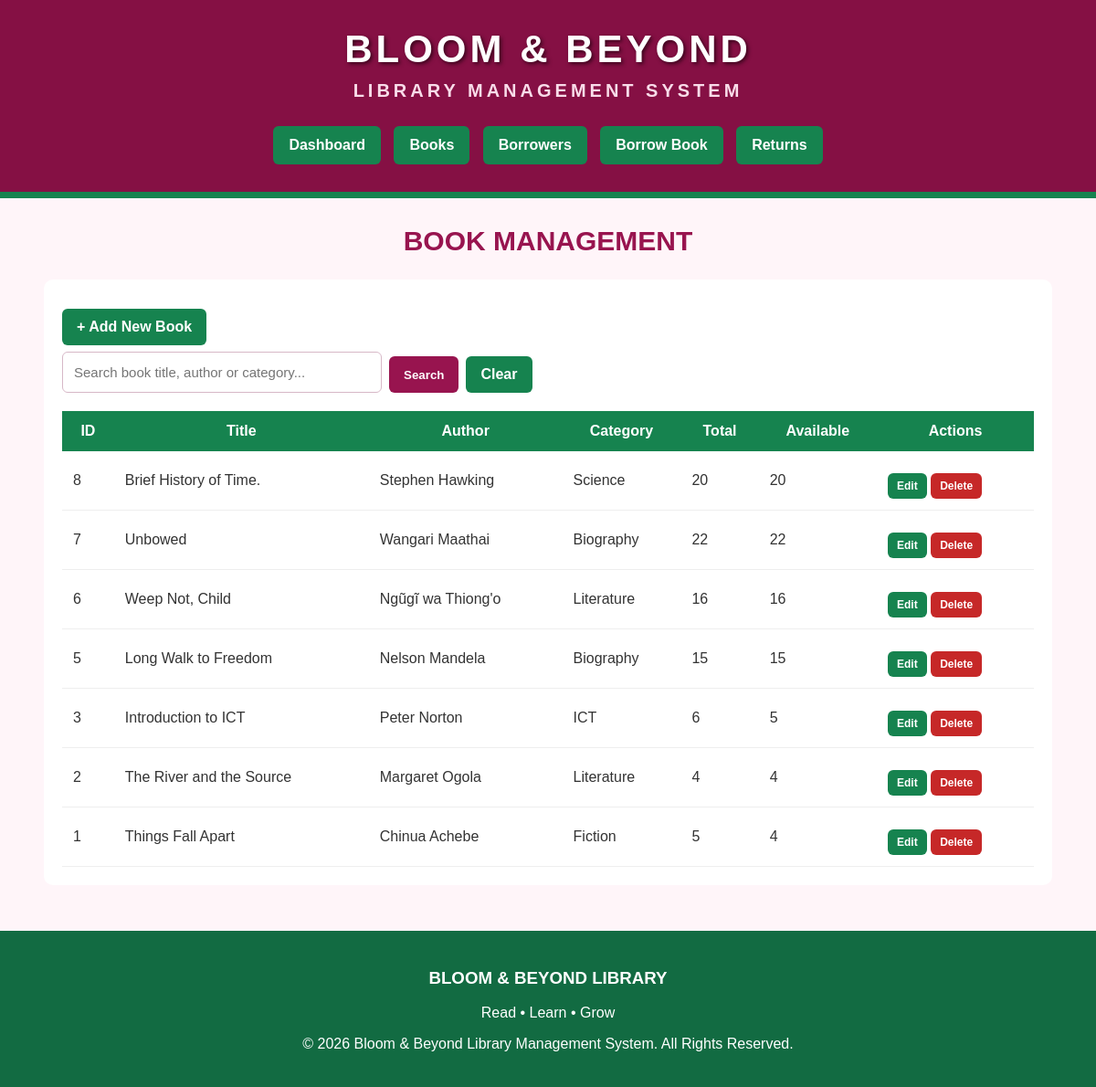
The page /books.php on the database its author committed.
### tables this page shows
CREATE TABLE `books` (
  `id` int(11) NOT NULL,
  `title` varchar(150) NOT NULL,
  `author` varchar(120) NOT NULL,
  `category` varchar(80) NOT NULL,
  `isbn` varchar(50) DEFAULT NULL,
  `total_quantity` int(11) NOT NULL,
  `available_quantity` int(11) NOT NULL
);

### db.php (called while the page is built, shortened)
<?php
function h($value) {
    return htmlspecialchars((string)$value, ENT_QUOTES, 'UTF-8');
}
?>

### books.php (the view, shortened to what this page needs)
<?php
require_once "db.php";
$search = trim($_GET['search'] ?? '');
if ($search != "") {
    $stmt = $conn->prepare(
        "SELECT * FROM books
         WHERE title LIKE CONCAT('%',?,'%')
         OR author LIKE CONCAT('%',?,'%')
         OR category LIKE CONCAT('%',?,'%')
         ORDER BY id DESC"
    );
    $stmt->bind_param("sss", $search, $search, $search);
    $stmt->execute();
    $result = $stmt->get_result();
} else {
    $result = $conn->query(
        "SELECT * FROM books ORDER BY id DESC"
    );
}
require "header.php";
?>
<h2 class="page-title">BOOK MANAGEMENT</h2>
<div class="table-box">
    <a href="add_book.php" class="btn">
        + Add New Book
    </a>
    <form method="GET" class="search-box">
        <input type="text"
               name="search"
               placeholder="Search book title, author or category..."
               value="<?= h($search) ?>">
        <button type="submit" class="pink">
            Search
        </button>
        <a href="books.php" class="btn">
            Clear
        </a>
    </form>
    <table>
        <tr>
            <th>ID</th>
            <th>Title</th>
            <th>Author</th>
            <th>Category</th>
            <th>Total</th>
            <th>Available</th>
            <th>Actions</th>
        </tr>
        <?php if ($result->num_rows > 0): ?>
            <?php while ($row = $result->fetch_assoc()): ?>
            <tr>
                <td><?= h($row['id']) ?></td>
                <td><?= h($row['title']) ?></td>
                <td><?= h($row['author']) ?></td>
                <td><?= h($row['category']) ?></td>
                <td><?= h($row['total_quantity']) ?></td>
                <td><?= h($row['available_quantity']) ?></td>
                <td>
                    <a class="btn small"
                       href="edit_book.php?id=<?= h($row['id']) ?>">
                       Edit
                    </a>
                    <a class="btn danger small"
                       href="delete_book.php?id=<?= h($row['id']) ?>"
                       onclick="return confirm('Are you sure you want to delete this book?')">
                       Delete
                    </a>
                </td>
            </tr>
            <?php endwhile; ?>
        <?php else: ?>
            <tr>
                <td colspan="7">No books found.</td>
            </tr>
        <?php endif; ?>
    </table>
</div>
<?php require "footer.php"; ?>

### header.php (shortened to what this page needs)
<!DOCTYPE html>
<html>
<head>
    <link rel="stylesheet" href="style.css">
</head>
<body>
<header class="header">
    <h1>BLOOM & BEYOND</h1>
    <h2>LIBRARY MANAGEMENT SYSTEM</h2>
    <nav>
        <a href="index.php">Dashboard</a>
        <a href="books.php">Books</a>
        <a href="borrowers.php">Borrowers</a>
        <a href="borrow.php">Borrow Book</a>
        <a href="returns.php">Returns</a>
    </nav>
</header>
<div class="container">

### footer.php (shortened to what this page needs)
</div>
<footer class="footer">
    <h3>BLOOM & BEYOND LIBRARY</h3>
    <p>Read • Learn • Grow</p>
    <p>
        &copy; <?= date("Y") ?>
        Bloom & Beyond Library Management System.
        All Rights Reserved.
    </p>
</footer>
</body>
</html>

### style.css (style rules this page uses)
* { box-sizing: border-box; }
body { margin: 0; font-family: Arial, sans-serif; background: #fff5f9; color: #333; }
.header { background: #851044; color: white; text-align: center; padding: 25px 10px; border-bottom: 7px solid #16834f; }
.header h1 { font-size: 42px; font-weight: 900; letter-spacing: 4px; margin: 5px; color: white; text-shadow: 2px 2px 4px #39051c; }
.header h2 { font-size: 20px; letter-spacing: 4px; margin: 10px; color: #f9dce9; }
nav { margin-top: 22px; }
nav a { display: inline-block; color: white; text-decoration: none; background: #16834f; padding: 12px 17px; margin: 5px; border-radius: 6px; font-weight: bold; }
.container { width: 92%; max-width: 1150px; margin: 30px auto; min-height: 65vh; }
h2.page-title { color: #98144f; text-align: center; font-size: 30px; margin-bottom: 25px; }
input, select { width: 100%; padding: 12px; margin-top: 7px; border: 1px solid #d7b8c7; border-radius: 6px; font-size: 15px; }
button, .btn { display: inline-block; padding: 11px 16px; background: #16834f; color: white; border: none; border-radius: 6px; cursor: pointer; text-decoration: none; font-weight: bold; margin-top: 12px; }
.pink { background: #98144f; }
.danger { background: #c62828; }
.small { padding: 7px 10px; font-size: 12px; }
.table-box { background: white; padding: 20px; border-radius: 10px; overflow-x: auto; }
table { width: 100%; border-collapse: collapse; }
th { background: #16834f; color: white; padding: 13px; }
td { padding: 12px; border-bottom: 1px solid #eee; }
.search-box { display: flex; gap: 8px; margin-bottom: 20px; flex-wrap: wrap; }
.search-box input { max-width: 350px; }
.footer { background: #126b42; color: white; text-align: center; padding: 22px; margin-top: 50px; }

### rows shown on the page
books: id "8", title "Brief History of Time.", author "Stephen Hawking", category "Science", total_quantity "20", available_quantity "20"
books: id "7", title "Unbowed", author "Wangari Maathai", category "Biography", total_quantity "22", available_quantity "22"
books: id "6", title "Weep Not, Child", author "Ngũgĩ wa Thiong'o", category "Literature", total_quantity "16", available_quantity "16"
books: id "5", title "Long Walk to Freedom", author "Nelson Mandela", category "Biography", total_quantity "15", available_quantity "15"
books: id "3", title "Introduction to ICT", author "Peter Norton", category "ICT", total_quantity "6", available_quantity "5"
books: id "2", title "The River and the Source", author "Margaret Ogola", category "Literature", total_quantity "4", available_quantity "4"
books: id "1", title "Things Fall Apart", author "Chinua Achebe", category "Fiction", total_quantity "5", available_quantity "4"
